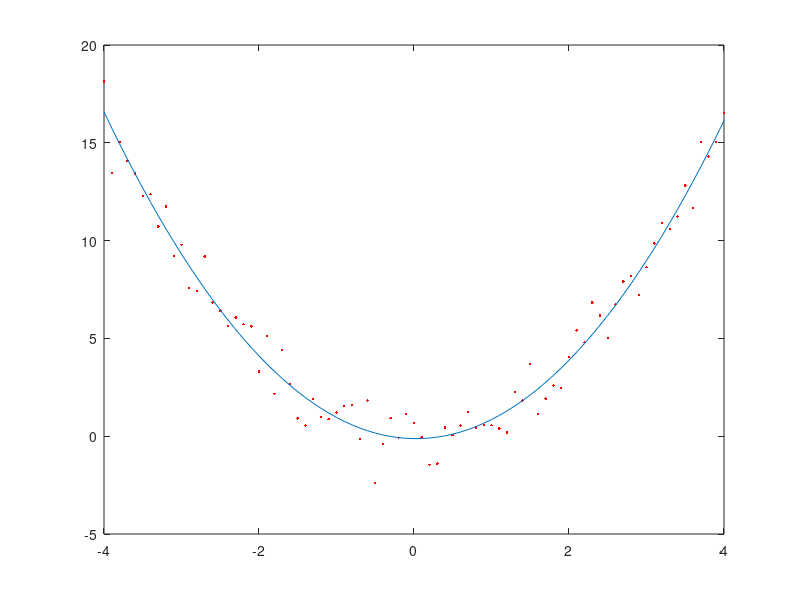

Write the MATLAB code that produced this figure.
clear all
close all
clc

A = [1 2 -3;-3 -1 1;1 -1 1];
B = [5;8;0];

x = A\B;

[V,D] = eig(A);

a = [3 -2; 5 3];
b = [17;3];
solution = a\b;
%alternativno
%solution = inv(a)*b;
% A x = B, x = A^-1 * B

a1 = [2 -2;-1 1;3 4];
b1 = [4;3;2];
solution2 = a1\b1;
%ofc ovde inv ne radi jer nije square matrix


s = -4:0.1:4;
t = s.^2;
% plot(s,t);
% hold on;
t = t + randn(size(s));
plot(s,t,'r.');
hold on;
val = polyfit(s,t,2);
%polyfit aproksimira podatke o t polinomom 2.reda
myPoly = polyval(val,s);
%polyval evaluira taj polinom na nekom vektoru
plot(s,myPoly);




